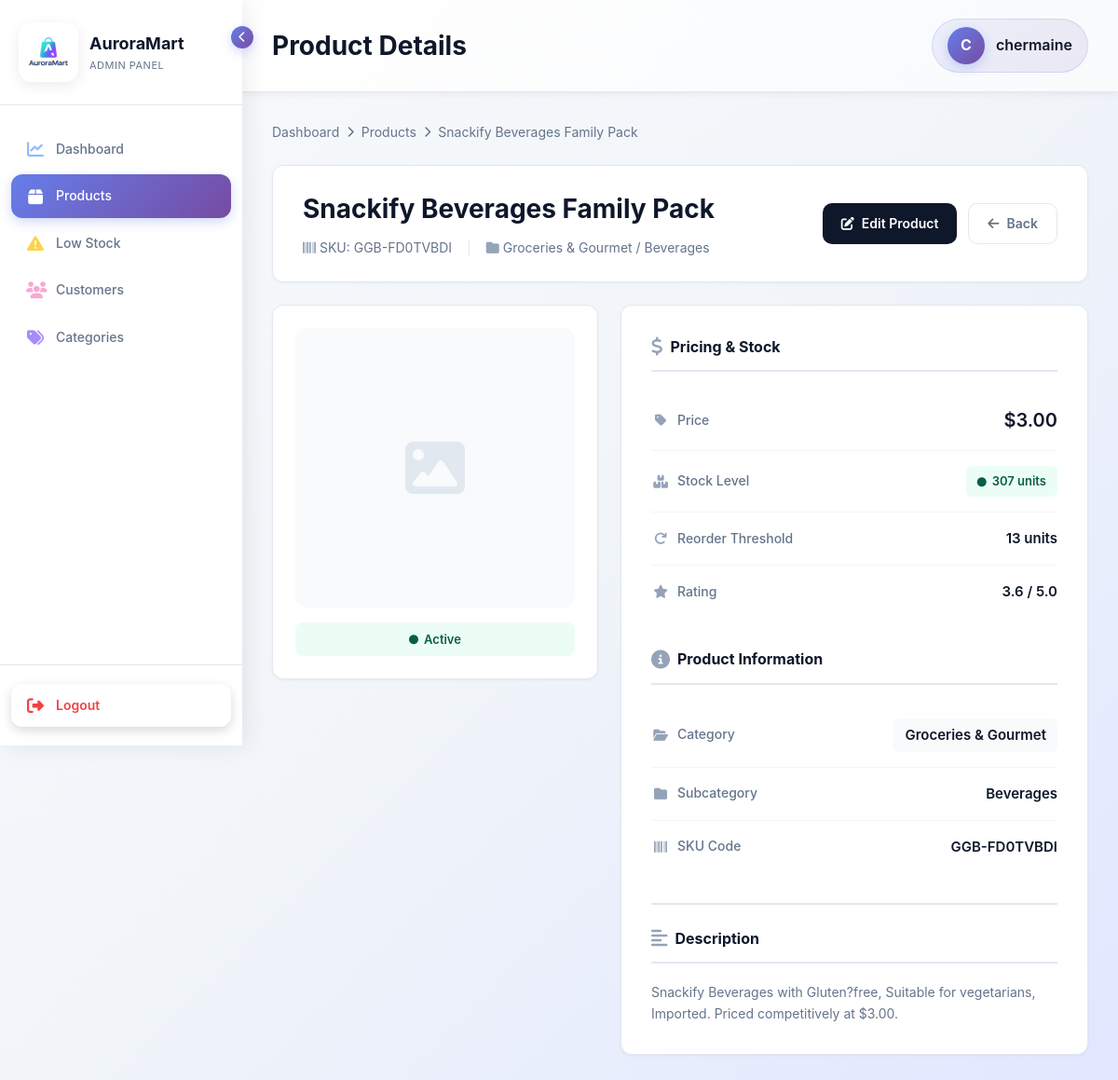
Page /adminpanel/products/1/ (signed in) on the earlier database version.
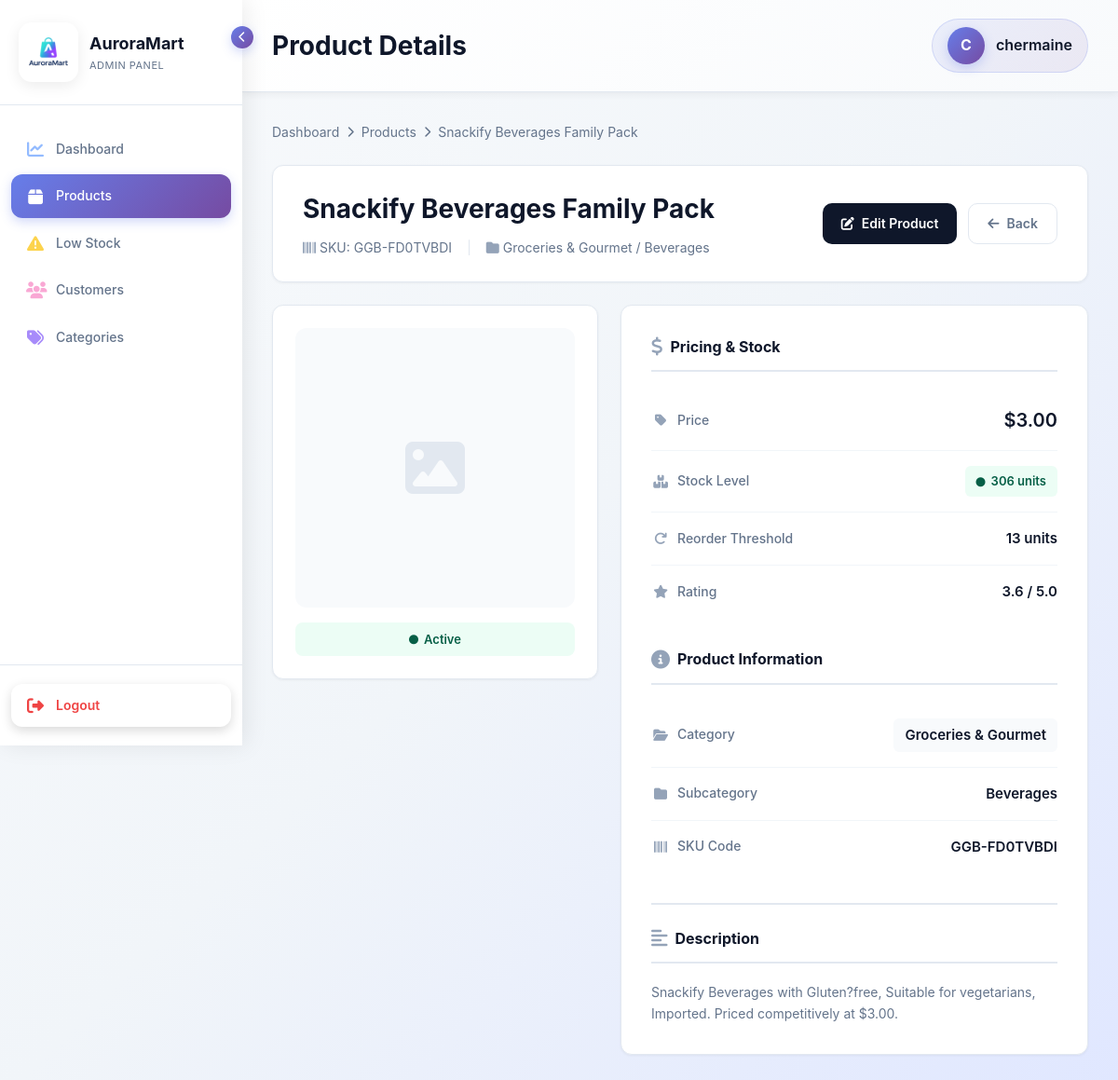
Same page on the later database version.
### storefront/models.py (models this page shows, shortened)
class Customer(AbstractUser):
    username = models.CharField(
        max_length=150,
        unique=True,
        help_text='Required. 150 characters or fewer. Any characters allowed.',
        validators=[],  # No validators - allow any characters
        error_messages={
            'unique': "A user with that username already exists.",
        },
    )
    age = models.IntegerField(null=True, blank=True)
    gender = models.CharField(max_length=20, blank=True)
    employment_status = models.CharField(max_length=50, blank=True)
    occupation = models.CharField(max_length=100, blank=True)
    education = models.CharField(max_length=100, blank=True)
    household_size = models.IntegerField(null=True, blank=True)
    has_children = models.BooleanField(default=False)
    monthly_income_sgd = models.DecimalField(max_digits=10, decimal_places=2, null=True, blank=True, default=None)
    preferred_category = models.ForeignKey(Category, on_delete=models.SET_NULL, null=True, blank=True)

class Product(models.Model):
    sku = models.CharField(max_length=40, unique=True, db_index=True)  # maps "SKU code"
    name = models.CharField(max_length=200)                            # maps "Product name"
    description = models.TextField(blank=True)                         # maps "Product description"
    category = models.ForeignKey(Category, on_delete=models.CASCADE)    # maps "Product Category"
    subcategory = models.CharField(max_length=150, blank=True)         # maps "Product Subcategory"
    stock = models.IntegerField(default=0)                             # maps "Quantity on hand"
    reorder_threshold = models.IntegerField(default=5)                 # maps "Reorder Quantity"
    price = models.DecimalField(max_digits=10, decimal_places=2)       # maps "Unit price"
    rating = models.FloatField(default=0)                              # maps "Product rating"
    image = models.ImageField(upload_to='products/', blank=True, null=True, default='products/default-product.png')
    is_active = models.BooleanField(default=True)
    created_at = models.DateTimeField(auto_now_add=True, null=True, blank=True)
    updated_at = models.DateTimeField(auto_now=True, null=True, blank=True)
    class Meta:
        ordering = ['-id']
        verbose_name = "Product"
        verbose_name_plural = "Products"
    @property
    def is_low_stock(self):
        return self.stock <= self.reorder_threshold

class Category(models.Model):
    name = models.CharField(max_length=100)
    description = models.TextField(blank=True)

### adminpanel/views/product_views.py (the view)
# urls.py: path('products/<int:pk>/', product_views.product_detail, name='product_detail'),
@login_required(login_url='adminpanel:login')
@user_passes_test(is_staff_user, login_url='adminpanel:login')
def product_detail(request, pk):
    product = get_object_or_404(Product, pk=pk)
    stock_history = []
    context = {
        'product': product,
        'stock_history': stock_history,
    }
    return render(request, 'adminpanel/product/product_detail.html', context)

### adminpanel/views/product_views.py (called while the page is built)
def is_staff_user(user):
    return user.is_authenticated and user.is_staff

### storefront/views.py (called while the page is built)
def cart_count(request):
    cart = request.session.get('cart', {})
    total_items = sum(int(qty) for qty in cart.values())
    return {
        'cart_count': total_items
    }

### adminpanel/templates/adminpanel/product/product_detail.html (shortened to what this page needs)
{% extends "adminpanel/base.html" %}
{% block page_title %}Product Details{% endblock %}
{% block content %}
<div class="breadcrumb">
    <a href="{% url 'adminpanel:dashboard' %}">Dashboard</a>
    <i class="fas fa-chevron-right"></i>
    <a href="{% url 'adminpanel:product_list' %}">Products</a>
    <i class="fas fa-chevron-right"></i>
    <span>{{ product.name }}</span>
</div>
<div class="product-header">
    <div class="product-title-section">
        <h1>{{ product.name }}</h1>
        <div class="product-meta">
            <span><i class="fas fa-barcode"></i> SKU: {{ product.sku }}</span>
            <span class="divider">|</span>
            <span><i class="fas fa-folder"></i> {{ product.category.name }}{% if product.subcategory %} / {{ product.subcategory }}{% endif %}</span>
        </div>
    </div>
    <div class="product-actions">
        <a href="{% url 'adminpanel:product_edit' product.pk %}" class="btn btn-primary">
            <i class="fas fa-edit"></i> Edit Product
        </a>
        <a href="{% url 'adminpanel:product_list' %}" class="btn btn-secondary">
            <i class="fas fa-arrow-left"></i> Back
        </a>
    </div>
</div>
<div class="content-grid">
    <div class="image-card">
        <div class="product-image-container">
            {% if product.image %}
                <img src="{{ product.image.url }}" alt="{{ product.name }}">
            {% else %}
                <i class="fas fa-image"></i>
            {% endif %}
        </div>
        <div class="status-badge {% if product.is_active %}active{% else %}inactive{% endif %}">
            <i class="fas fa-circle"></i>
            {% if product.is_active %}Active{% else %}Inactive{% endif %}
        </div>
    </div>
    <div class="details-card">
        <div class="section-title">
            <i class="fas fa-dollar-sign"></i>
            Pricing & Stock
        </div>
        <ul class="detail-list">
            <li class="detail-item">
                <span class="detail-label">
                    <i class="fas fa-tag"></i>
                    Price
                </span>
                <span class="detail-value price">${{ product.price }}</span>
            </li>
            <li class="detail-item">
                <span class="detail-label">
                    <i class="fas fa-boxes"></i>
                    Stock Level
                </span>
                <span class="detail-value">
                    {% if product.stock == 0 %}
                        <span class="stock-indicator critical">
                            <i class="fas fa-circle"></i>
                            Out of Stock
                        </span>
                    {% elif product.is_low_stock %}
                        <span class="stock-indicator low">
                            <i class="fas fa-circle"></i>
                            {{ product.stock }} units (Low Stock)
                        </span>
                    {% else %}
                        <span class="stock-indicator good">
                            <i class="fas fa-circle"></i>
                            {{ product.stock }} units
                        </span>
                    {% endif %}
                </span>
            </li>
            <li class="detail-item">
                <span class="detail-label">
                    <i class="fas fa-redo"></i>
                    Reorder Threshold
                </span>
                <span class="detail-value">{{ product.reorder_threshold }} units</span>
            </li>
            <li class="detail-item">
                <span class="detail-label">
                    <i class="fas fa-star"></i>
                    Rating
                </span>
                <span class="detail-value">{{ product.rating|floatformat:1 }} / 5.0</span>
            </li>
        </ul>
        <div class="section-title" style="margin-top: 32px;">
            <i class="fas fa-info-circle"></i>
            Product Information
        </div>
        <ul class="detail-list">
            <li class="detail-item">
                <span class="detail-label">
                    <i class="fas fa-folder-open"></i>
                    Category
                </span>
                <span class="detail-value highlight">{{ product.category.name }}</span>
            </li>
            <li class="detail-item">
                <span class="detail-label">
                    <i class="fas fa-folder"></i>
                    Subcategory
                </span>
                <span class="detail-value">
                    {% if product.subcategory %}
                        {{ product.subcategory }}
                    {% else %}
                        N/A
                    {% endif %}
                </span>
            </li>
            <li class="detail-item">
                <span class="detail-label">
                    <i class="fas fa-barcode"></i>
                    SKU Code
                </span>
                <span class="detail-value">{{ product.sku }}</span>
            </li>
        </ul>
        {% if product.description %}
        <div class="description-section">
            <div class="section-title">
                <i class="fas fa-align-left"></i>
                Description
            </div>
            <p class="description-text">{{ product.description }}</p>
        </div>
        {% endif %}
    </div>
</div>
{% endblock %}

### adminpanel/templates/adminpanel/base.html (shortened to what this page needs)
<!DOCTYPE html>
<html lang="en">
<head>
    {% load static %}
    <link rel="stylesheet" href="https://cdnjs.cloudflare.com/ajax/libs/font-awesome/6.4.0/css/all.min.css">
</head>
<body>
    <div class="sidebar" id="sidebar">
        <div class="sidebar-header">
            <div class="sidebar-logo">
                <img src="{% static 'images/Auroramart-logo.png' %}" alt="AuroraMart Logo">
            </div>
            <div class="sidebar-brand">
                <div class="brand-name">AuroraMart</div>
                <div class="brand-subtitle">Admin Panel</div>
            </div>
            <div class="sidebar-toggle" onclick="toggleSidebar()">
                <i class="fas fa-chevron-left"></i>
            </div>
        </div>
        <nav class="sidebar-nav">
            <div class="nav-item">
                <a href="{% url 'adminpanel:dashboard' %}" class="nav-link {% if request.resolver_match.url_name == 'dashboard' %}active{% endif %}">
                    <i class="fas fa-chart-line"></i>
                    <span class="nav-text">Dashboard</span>
                </a>
            </div>
            <div class="nav-item">
                <a href="{% url 'adminpanel:product_list' %}" class="nav-link {% if 'product' in request.resolver_match.url_name %}active{% endif %}">
                    <i class="fas fa-box"></i>
                    <span class="nav-text">Products</span>
                </a>
            </div>
            <div class="nav-item">
                <a href="{% url 'adminpanel:low_stock' %}" class="nav-link {% if request.resolver_match.url_name == 'low_stock' %}active{% endif %}">
                    <i class="fas fa-exclamation-triangle"></i>
                    <span class="nav-text">Low Stock</span>
                </a>
            </div>
            <div class="nav-item">
                <a href="{% url 'adminpanel:customer_list' %}" class="nav-link {% if 'customer' in request.resolver_match.url_name %}active{% endif %}">
                    <i class="fas fa-users"></i>
                    <span class="nav-text">Customers</span>
                </a>
            </div>
            <div class="nav-item">
                <a href="{% url 'adminpanel:category_list' %}" class="nav-link {% if 'category' in request.resolver_match.url_name %}active{% endif %}">
                    <i class="fas fa-tags"></i>
                    <span class="nav-text">Categories</span>
                </a>
            </div>
        </nav>
        <div class="sidebar-footer">
            {% if user.is_authenticated %}
            <a href="{% url 'adminpanel:logout' %}" class="logout-link">
                <i class="fas fa-sign-out-alt"></i>
                <span class="nav-text">Logout</span>
            </a>
            {% endif %}
        </div>
    </div>
    <div class="main-content">
        <div class="topbar">
            <h1 class="page-title">{% block page_title %}Dashboard{% endblock %}</h1>
            {% if user.is_authenticated %}
            <div class="user-info">
                <div class="user-avatar">{{ user.username|slice:":1"|upper }}</div>
                <span class="user-name">{{ user.username }}</span>
            </div>
            {% endif %}
        </div>
        <div class="content-wrapper">
            {% block content %}{% endblock %}
        </div>
    </div>
</body>
</html>

### adminpanel/templates/adminpanel/product/product_detail.html (style rules this page uses)
.breadcrumb { display: flex; gap: 8px; align-items: center; margin-bottom: 24px; font-size: 14px; color: #64748b; }
.breadcrumb a { color: #64748b; text-decoration: none; transition: color 0.2s ease; }
.breadcrumb i { font-size: 12px; }
.product-header { background: white; border-radius: 12px; padding: 24px 32px; box-shadow: 0 1px 3px rgba(0,0,0,0.05); border: 1px solid #e2e8f0; margin-bottom: 24px; display: flex; justify-content: space-between; align-items: center; }
.product-title-section h1 { font-size: 28px; font-weight: 700; color: #0f172a; margin-bottom: 8px; }
.product-meta { display: flex; gap: 16px; align-items: center; color: #64748b; font-size: 14px; }
.product-meta i { color: #94a3b8; }
.product-meta .divider { color: #e2e8f0; }
.product-actions { display: flex; gap: 12px; }
.btn { display: inline-flex; align-items: center; gap: 8px; padding: 10px 20px; border-radius: 10px; font-weight: 600; font-size: 14px; transition: all 0.2s ease; border: none; cursor: pointer; text-decoration: none; }
.btn-primary { background: #0f172a; color: white; }
.btn-secondary { background: white; color: #64748b; border: 1px solid #e2e8f0; }
.content-grid { display: grid; grid-template-columns: 350px 1fr; gap: 24px; }
.image-card { background: white; border-radius: 12px; padding: 24px; box-shadow: 0 1px 3px rgba(0,0,0,0.05); border: 1px solid #e2e8f0; height: fit-content; }
.product-image-container { width: 100%; height: 300px; background: #f8fafc; border-radius: 12px; display: flex; align-items: center; justify-content: center; margin-bottom: 16px; overflow: hidden; }
.product-image-container i { font-size: 64px; color: #e2e8f0; }
.status-badge { display: inline-flex; align-items: center; gap: 6px; padding: 8px 16px; border-radius: 8px; font-weight: 600; font-size: 13px; width: 100%; justify-content: center; }
.status-badge.active { background: #ecfdf5; color: #065f46; }
.status-badge i { font-size: 10px; }
.details-card { background: white; border-radius: 12px; padding: 32px; box-shadow: 0 1px 3px rgba(0,0,0,0.05); border: 1px solid #e2e8f0; }
.section-title { font-size: 16px; font-weight: 700; color: #0f172a; margin-bottom: 20px; padding-bottom: 12px; border-bottom: 2px solid #e2e8f0; display: flex; align-items: center; gap: 8px; }
.section-title i { color: #94a3b8; font-size: 20px; }
.detail-list { list-style: none; padding: 0; margin: 0; }
.detail-item { display: flex; justify-content: space-between; align-items: center; padding: 16px 0; border-bottom: 1px solid #f1f5f9; }
.detail-item:last-child { border-bottom: none; }
.detail-label { font-size: 14px; font-weight: 500; color: #64748b; display: flex; align-items: center; gap: 8px; }
.detail-label i { width: 20px; text-align: center; font-size: 14px; color: #94a3b8; }
.detail-value { font-size: 15px; font-weight: 600; color: #0f172a; }
.detail-value.price { font-size: 20px; color: #0f172a; }
.detail-value.highlight { background: #f8fafc; padding: 6px 12px; border-radius: 6px; }
.stock-indicator { display: inline-flex; align-items: center; gap: 6px; padding: 6px 12px; border-radius: 6px; font-weight: 600; font-size: 13px; }
.stock-indicator.good { background: #ecfdf5; color: #065f46; }
.stock-indicator i { font-size: 10px; }
.description-section { margin-top: 32px; padding-top: 24px; border-top: 2px solid #e2e8f0; }
.description-text { color: #64748b; line-height: 1.6; font-size: 14px; }

Differences in the rows shown:
changed Product "Snackify Beverages Family Pack": stock "307" → "306"
